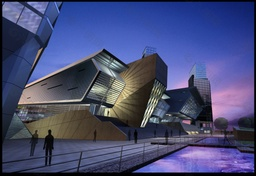
#> input picture cv/imgs/Scenery.jpeg, 256 x 176 px, shrunk from 1024 x 702 before the run
$ python harris_cornerdet.py
#> lines starting #> are read from the running program, lines starting #| are printed output that depends on the picture; after the words box and inside, x2 and y2 are one past the last pixel; in counts of white or black regions, pixels touching at a corner belong together
import cv2
import cv2 as cv
from matplotlib import pyplot as plt
import numpy as np

# detector parameters
block_size = 3
sobel_size = 3
k = 0.06

image = cv.imread('imgs/Scenery.jpeg')
#> image is the input picture: shape (176, 256, 3); mean B, G, R 117.9, 76.5, 71.5

print(image.shape)
#| (176, 256, 3)
height = image.shape[0]
#> height = 176
width = image.shape[1]
#> width = 256
channels = image.shape[2]
#> channels = 3
print("width: %s  height: %s  channels: %s"%(width, height, channels))
#| width: 256  height: 176  channels: 3

gray_img = cv.cvtColor(image, cv2.COLOR_BGR2GRAY)
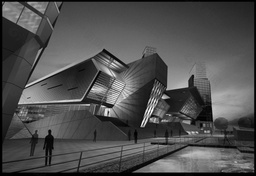
#> gray_img: shape (176, 256); min 0, max 254, mean 79.7


# modify the data type setting to 32-bit floating point
gray_img = np.float32(gray_img)

# detect the corners with appropriate values as input parameters
corners_img = cv.cornerHarris(gray_img, block_size, sobel_size, k)
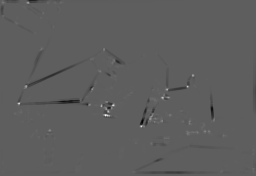
#> corners_img: shape (176, 256) float32; min -25108772, max 42591288, mean -158773.7; drawn with min black and max white

# result is dilated for marking the corners, not necessary
kernel = cv2.getStructuringElement(cv2.MORPH_RECT,(3, 3))
dst = cv.dilate(corners_img, kernel)
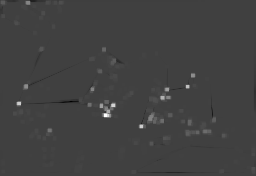
#> dst: shape (176, 256) float32; min -14349714, max 42591288, mean 239391.2; drawn with min black and max white

# Threshold for an optimal value, marking the corners in Green
#image[corners_img>0.01*corners_img.max()] = [0,0,255]

for r in range(height):
        for c in range(width):
            pix=dst[r,c]
            if pix>0.05*dst.max():
               cv2.circle(image,(c,r),5,(0,0,255),0)
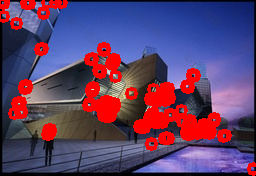
#> image: shape (176, 256, 3); 14.7% of pixels changed, all inside (x1, y1, x2, y2) = (0, 0, 256, 176)

image = cv.cvtColor(image, cv2.COLOR_BGR2RGB)
plt.imshow(image)
plt.show()
